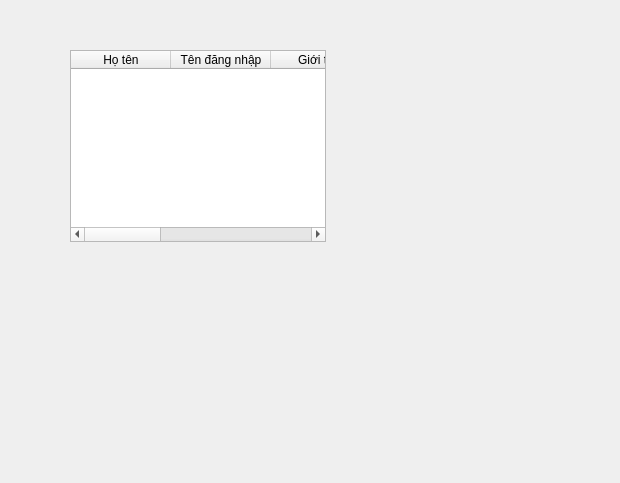
<?xml version="1.0" encoding="UTF-8"?>
<ui version="4.0">
 <class>qt_user</class>
 <widget class="QWidget" name="qt_user">
  <property name="geometry">
   <rect>
    <x>0</x>
    <y>0</y>
    <width>620</width>
    <height>483</height>
   </rect>
  </property>
  <property name="windowTitle">
   <string>Form</string>
  </property>
  <widget class="QTableWidget" name="table">
   <property name="geometry">
    <rect>
     <x>70</x>
     <y>50</y>
     <width>256</width>
     <height>192</height>
    </rect>
   </property>
   <column>
    <property name="text">
     <string>Họ tên</string>
    </property>
   </column>
   <column>
    <property name="text">
     <string>Tên đăng nhập</string>
    </property>
   </column>
   <column>
    <property name="text">
     <string>Giới tính</string>
    </property>
   </column>
   <column>
    <property name="text">
     <string>Số điện thoại</string>
    </property>
   </column>
   <column>
    <property name="text">
     <string>Email</string>
    </property>
   </column>
   <column>
    <property name="text">
     <string>Ghi chú</string>
    </property>
   </column>
  </widget>
 </widget>
 <resources/>
 <connections/>
</ui>
